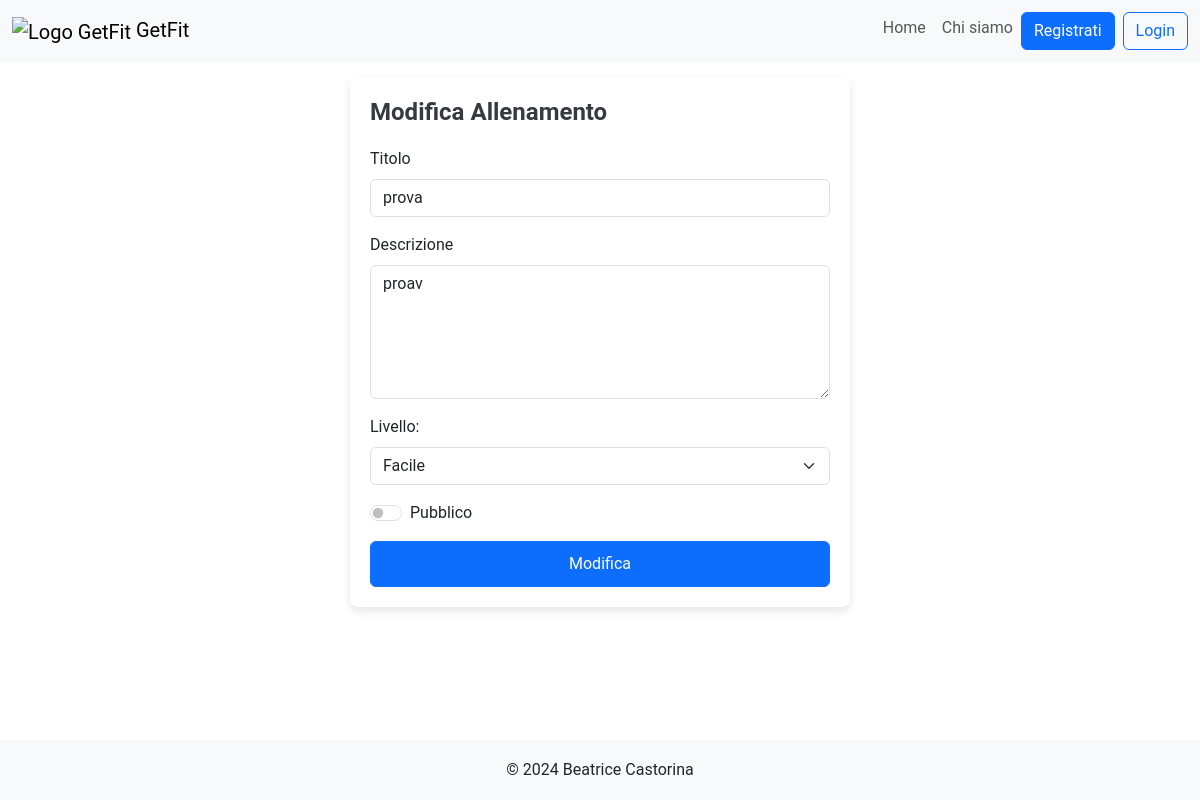
Screenshot of /modify_workout/35 with the database file from the repository.
### tables this page shows
CREATE TABLE "Allenamenti" (
	"id_allenamento"	INTEGER,
	"pt_id"	INTEGER NOT NULL,
	"titolo"	TEXT NOT NULL,
	"descrizione"	TEXT NOT NULL,
	"livello"	TEXT NOT NULL,
	"visibile"	INTEGER NOT NULL,
	"data_creazione"	TEXT NOT NULL,
	PRIMARY KEY("id_allenamento" AUTOINCREMENT),
	FOREIGN KEY("pt_id") REFERENCES "PersonalTrainers"("pt_id")
);

### app.py (the view)
@app.route("/modify_workout/<int:id_allenamento>", methods=['POST','GET'])
def modify_workout(id_allenamento):
  if request.method == 'POST':
    workout = request.form.to_dict()
    pt_id_workout = allenamenti_dao.get_allenamento(id_allenamento)['pt_id']
    email = utenti_dao.get_email(request)
    pt_id = utenti_dao.get_user_id_by_email(email,'pt')
    if (pt_id_workout != pt_id):
      flash("Non hai i permessi per modificare l'allenamento.", "danger")
      return redirect(url_for('pt_profile'))
    visibilita = workout.get("pubblico", "privato")
    if visibilita == "pubblico":
      workout['visibile'] = 1
    else:
      workout['visibile'] = 0
    if workout['titolo'].strip() == '':
      app.logger.error('Il campo non può essere vuoto')
      flash("Impossibile modificare l'allenamento.", "danger")
      return redirect(url_for('index'))
    if workout['description'].strip() == '':
      app.logger.error('Il campo non può essere vuoto')
      flash("Impossibile modificare l'allenamento.", "danger")
      return redirect(url_for('index'))
    if workout['livello'].strip() == '':
      app.logger.error('Il campo non può essere vuoto')
      flash("Impossibile modificare l'allenamento.", "danger")
      return redirect(url_for('index'))
    workout['id_allenamento'] = id_allenamento
    success = allenamenti_dao.modifica_allenamento(workout)
    if not success:
      flash("Impossibile modificare l'allenamento.", "danger")
    flash("Allenamento modificato con successo.", "success")
    return redirect(url_for('pt_profile'))
  else:
    allenamento_db = allenamenti_dao.get_allenamento(id_allenamento)
    return render_template("modify_workout.html", allenamento=allenamento_db)

### allenamenti_dao.py (called while the page is built)
def get_allenamento(id_allenamento):
	query = 'SELECT * FROM Allenamenti WHERE id_allenamento=?'
	connection = sqlite3.connect('db/personal.db')
	connection.row_factory = sqlite3.Row
	cursor = connection.cursor()
	cursor.execute(query,(id_allenamento,))
	result = cursor.fetchone()
	cursor.close()
	connection.close()
	return result

### templates/modify_workout.html (shortened to what this page needs)
{% extends "base.html" %}
{% block style %} {{url_for('static', filename='css/login_styles.css')}} {% endblock %}
{% block content %}
<div class="login-container mt-3 mb-3">
	<h2>Modifica Allenamento</h2>
	<form  action="/modify_workout/{{allenamento.id_allenamento}}" method="POST">
		<div class="mb-3">
			<label for="titleInput" class="form-label">Titolo</label>
			<input value="{{allenamento.titolo}}" type="text" class="form-control" name="titolo" id="titleInput" required>
		</div>
		<div class="mb-3">
			<label for="FormControlTextarea" class="form-label">Descrizione</label>
			<textarea name="description" class="form-control" id="FormControlTextarea" rows="5" required>{{allenamento.descrizione}}</textarea>
		</div>
		<div class="mb-3">
			<label for="livello">Livello:</label>
			<select class="form-select mt-2" aria-label="livello" id="livello" name="livello" required>
				<option value="facile" {% if allenamento.livello.lower() == "facile" %} selected {% endif %}>Facile</option>
			</select>
		</div>
		<div class="form-check form-switch mb-3">
			<input class="form-check-input" type="checkbox" role="switch" id="flexSwitch" name="pubblico" value="pubblico" {% if allenamento.visibile == 1 %} checked {% endif %}>
			<label class="form-check-label" for="flexSwitch">Pubblico</label>
		</div>
		<button type="submit" class="btn btn-primary">Modifica</button>
	</form>
</div>
{% endblock %}

### static/css/base_styles.css (style rules this page uses)
html, body { font-family: 'Roboto', sans-serif; height: 100%; margin: 0; }

### static/css/login_styles.css (style rules this page uses)
.login-container { margin: 0 auto; max-width: 500px; width: 100%; padding: 20px; background-color: #ffffff; box-shadow: 0px 4px 10px rgba(0, 0, 0, 0.1); border-radius: 8px; }
.login-container h2 { margin-bottom: 20px; font-size: 24px; font-weight: bold; color: #343a40; }
.login-container .form-control { border-radius: 6px; }
.login-container .btn-primary { width: 100%; padding: 10px; border-radius: 6px; }

### rows the page displays
Allenamenti: titolo "prova", description "proav", livello "Facile"
